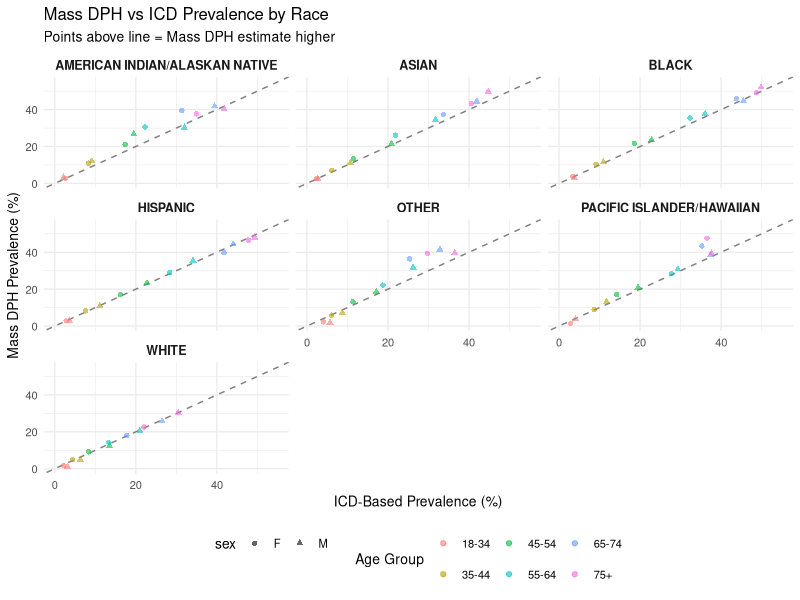
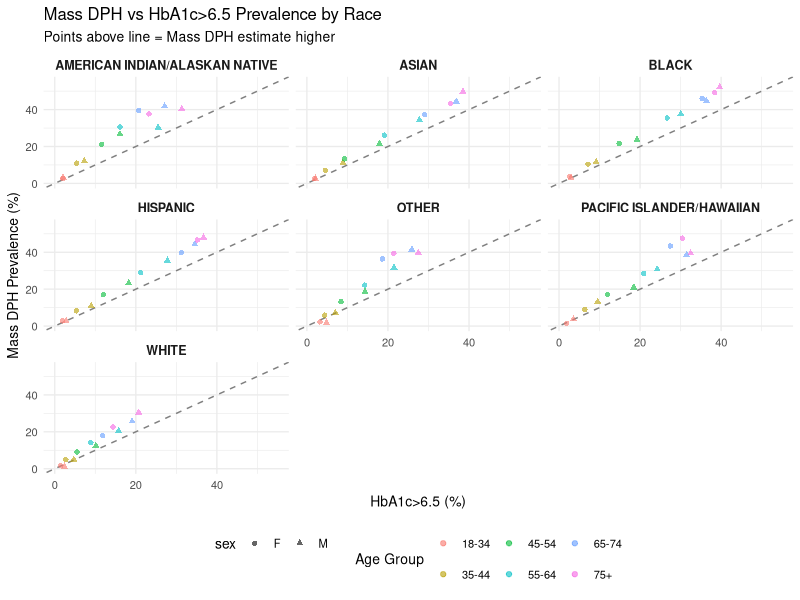
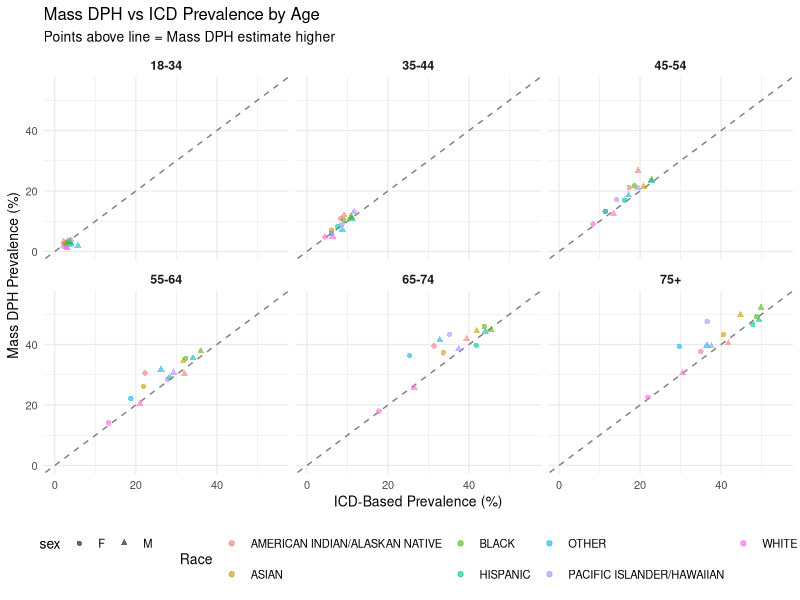
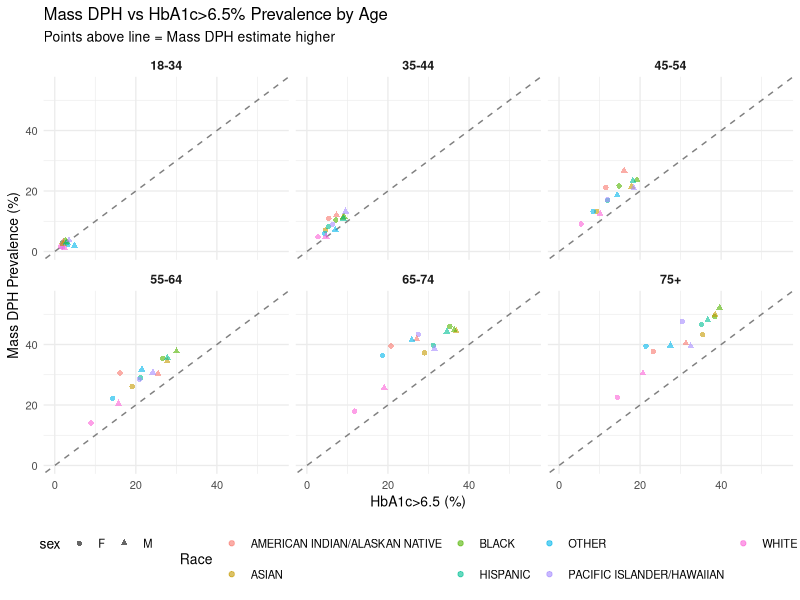

Here is the R script that generated these plots, in order:
# Visualizations for Diabetes Prevalence Comparison
# Compares prevalence estimates from different data sources

library(tidyverse)
library(scales)

# ==============================================================================
# LOAD DATA
# ==============================================================================

merged_data <- read_csv("standard/merged_data.csv", show_col_types = FALSE)

# Order age groups properly
age_order <- c("18-34", "35-44", "45-54", "55-64", "65-74", "75+")
merged_data <- merged_data %>%
  mutate(age_group = factor(age_group, levels = age_order))



# ==============================================================================
# 1. SCATTER PLOT FACETED BY RACE: Mass DPH vs ICD
# ==============================================================================

scatter_by_race <- ggplot(merged_data, aes(x = pct_diabetes_icd, y = pct_Mass_DPH_dm)) +
  geom_abline(slope = 1, intercept = 0, linetype = "dashed", color = "gray50") +
  geom_point(aes(color = age_group,shape=sex) , alpha = 0.6, size = 1.5) +
  facet_wrap(~race, scales = "fixed") +
  labs(
    title = "Mass DPH vs ICD Prevalence by Race",
    subtitle = "Points above line = Mass DPH estimate higher",
    x = "ICD-Based Prevalence (%)",
    y = "Mass DPH Prevalence (%)",
    color = "Age Group"
  ) + 
  xlim(0,55) +
  ylim(0,55) +
  theme_minimal(base_size = 10) +
  theme(
    legend.position = "bottom",
    strip.text = element_text(face = "bold", size = 9)
  )

ggsave("plots/plot_scatter_by_race.png", scatter_by_race, width = 12, height = 8, dpi = 150, bg = "white")

# ==========

# ==============================================================================
# 2. SCATTER PLOT FACETED BY RACE: Mass DPH vs Hb1A1c
# ==============================================================================

scatter_by_race <- ggplot(merged_data, aes(x = pct_a1c_65_plus, y = pct_Mass_DPH_dm)) +
  geom_abline(slope = 1, intercept = 0, linetype = "dashed", color = "gray50") +
  geom_point(aes(color = age_group,shape=sex) , alpha = 0.6, size = 1.5) +
  facet_wrap(~race, scales = "fixed") +
  labs(
    title = "Mass DPH vs HbA1c>6.5 Prevalence by Race",
    subtitle = "Points above line = Mass DPH estimate higher",
    x = "HbA1c>6.5 (%)",
    y = "Mass DPH Prevalence (%)",
    color = "Age Group"
  ) +
  xlim(0,55) +
  ylim(0,55)+
  theme_minimal(base_size = 10) +
  theme(
    legend.position = "bottom",
    strip.text = element_text(face = "bold", size = 9)
  )

ggsave("plots/plot_scatter_by_race_hba1c.png", scatter_by_race, width = 12, height = 8, dpi = 150, bg = "white")

# ==========


# ==============================================================================
# 3. SCATTER PLOT FACETED BY age: Mass DPH vs ICD
# ==============================================================================

scatter_by_race <- ggplot(merged_data, aes(x = pct_diabetes_icd, y = pct_Mass_DPH_dm)) +
  geom_abline(slope = 1, intercept = 0, linetype = "dashed", color = "gray50") +
  geom_point(aes(color = race,shape=sex) , alpha = 0.6, size = 1.5) +
  facet_wrap(~age_group, scales = "fixed") +
  labs(
    title = "Mass DPH vs ICD Prevalence by Age",
    subtitle = "Points above line = Mass DPH estimate higher",
    x = "ICD-Based Prevalence (%)",
    y = "Mass DPH Prevalence (%)",
    color = "Race"
  ) +
  xlim(0,55) +
  ylim(0,55) +
  theme_minimal(base_size = 10) +
  theme(
    legend.position = "bottom",
    strip.text = element_text(face = "bold", size = 9)
  )

ggsave("plots/plot_scatter_by_age.png", scatter_by_race, width = 12, height = 8, dpi = 150, bg = "white")

# ==========

# ==============================================================================
# 2. SCATTER PLOT FACETED BY RACE: Mass DPH vs Hb1A1c
# ==============================================================================

scatter_by_race <- ggplot(merged_data, aes(x = pct_a1c_65_plus, y = pct_Mass_DPH_dm)) +
  geom_abline(slope = 1, intercept = 0, linetype = "dashed", color = "gray50") +
  geom_point(aes(color = race,shape=sex) , alpha = 0.6, size = 1.5) +
  facet_wrap(~age_group, scales = "fixed") +
  labs(
    title = "Mass DPH vs HbA1c>6.5% Prevalence by Age",
    subtitle = "Points above line = Mass DPH estimate higher",
    x = "HbA1c>6.5 (%)",
    y = "Mass DPH Prevalence (%)",
    color = "Race"
  ) +
  xlim(0,55) +
  ylim(0,55)+
  theme_minimal(base_size = 10) +
  theme(
    legend.position = "bottom",
    strip.text = element_text(face = "bold", size = 9)
  )

ggsave("plots/plot_scatter_by_age_hba1c.png", scatter_by_race, width = 12, height = 8, dpi = 150, bg = "white")

# ==========